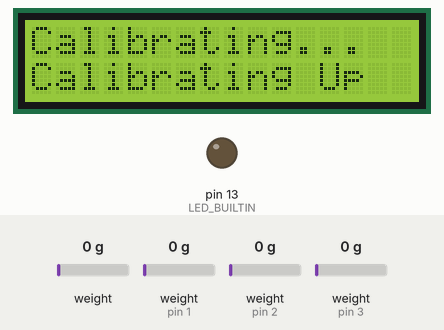
Simulated run of this sketch. Board: Arduino Leonardo, built with avr-gcc and run on an emulated ATmega32U4. Parts: 16×2 character LCD, output pins drawn as LEDs (lit = HIGH). The inputs (shaded band) are chosen by the test bench; at power-on: weight on the scale 0 g, weight on the scale (sensors on pin 1, pin 2, pin 3) 0 g. USB keyboard and mouse output is not drawn; what the sketch prints to the serial monitor is not drawn.

Above: at 0.6 s.
At 32.0 s:
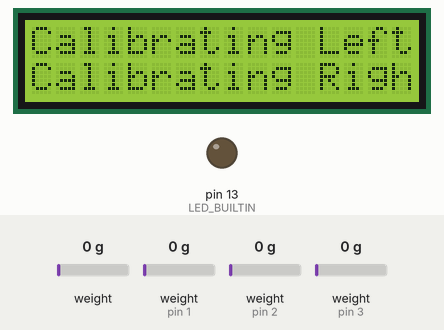
32.1 s: weight on the scale (sensor 0) set to 19 g
At 41.3 s:
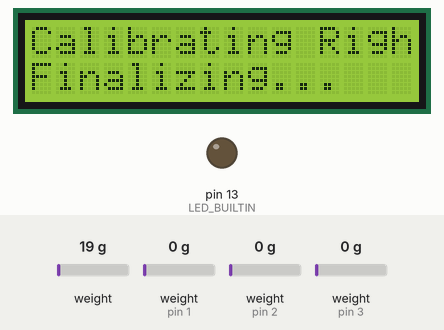
46.0 s: weight on the scale (sensor 0) set to 23 g
At 46.9 s:
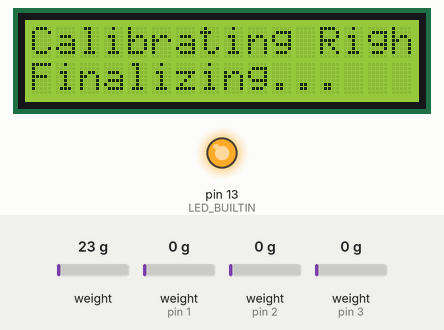
Timing chart, 0 to 49.0 s (numbered marks = the images above; inputs shaded):
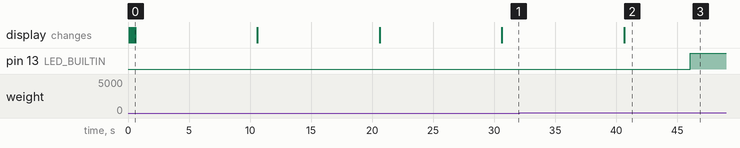

The sketch:

ddr.ino
```cpp
#include <LiquidCrystal.h>
#include <HID-Project.h>
#include <HX711.h>

// CONFIG

#define DEBUG 1

// Gamepad button ID
const byte BUTTON_UP = 1;
const byte BUTTON_DOWN = 2;
const byte BUTTON_LEFT = 3;
const byte BUTTON_RIGHT = 4;

// Load cell pins
// NB: DOUT pins need interrupts
const byte LC_UP_DOUT = 1;
const byte LC_UP_SCK = A3;
const byte LC_DOWN_DOUT = 0;
const byte LC_DOWN_SCK = A2;
const byte LC_LEFT_DOUT = 2;
const byte LC_LEFT_SCK = A4;
const byte LC_RIGHT_DOUT = 3;
const byte LC_RIGHT_SCK = A5;

// Loadcell params
const float LC_THRESHOLD = 9000;

// LCD            RS,E,d4,d5,d6,d7
LiquidCrystal lcd(8, 9, 4, 5, 6, 7);

// END CONFIG

// Pad
class Pad {
  private:
    String text;
    byte lc_dout;
    byte lc_sck;
    HX711 hx711;
    long step_threshold = 0;
    byte button_id;
    bool is_pressed = false;
  public:
    Pad(String text, byte button_id, byte lc_dout, byte lc_sck);
    void begin();
    String name();
    void calibrate();
    void handle();
    void press();
    void release();
    bool isPressed();
    HX711 lc();
};

Pad::Pad(String text, byte button_id, byte lc_dout, byte lc_sck) : text(text), button_id(button_id), lc_dout(lc_dout), lc_sck(lc_sck) {
}

void Pad::begin() {
  hx711.begin(lc_dout, lc_sck);
}

String Pad::name() {
  return text;
}

void Pad::handle() {
  long reading = hx711.get_value();
  if (reading > LC_THRESHOLD || reading < -LC_THRESHOLD) {
    press();
  } else {
    release();
  }
  Gamepad.write();
}

HX711 Pad::lc() {
  return hx711;
}

void Pad::calibrate() {
    hx711.tare(100);

    //long max_val = 0;
    //for (byte i = 0; i < 100; i++) {
    //  long reading = hx711.get_value();
    //  if (reading > max_val) {
    //    max_val = reading;
    //  }
    //}
    //step_threshold = max_val * LC_THRESHOLD;
}

void Pad::press() {
  if (!is_pressed) {
    Gamepad.press(button_id);
    digitalWrite(LED_BUILTIN, HIGH);
    is_pressed = true;
    Gamepad.write();
  }
}

void Pad::release() {
  if (is_pressed) {
    Gamepad.release(button_id);
    digitalWrite(LED_BUILTIN, LOW);
    is_pressed = false;
    Gamepad.write();
  }
}

bool Pad::isPressed() {
  return is_pressed;
}

Pad up("Up", BUTTON_UP, LC_UP_DOUT, LC_UP_SCK);
Pad down("Down", BUTTON_DOWN, LC_DOWN_DOUT, LC_DOWN_SCK);
Pad left("Left", BUTTON_LEFT, LC_LEFT_DOUT, LC_LEFT_SCK);
Pad right("Right", BUTTON_RIGHT, LC_RIGHT_DOUT, LC_RIGHT_SCK);

const byte NUM_PADS = 4;
const Pad *all_pads[] = {&up, &down, &left, &right};

const byte LCD_UP = 0;
const byte LCD_DOWN = 1;
const byte LCD_LEFT = 127;
const byte LCD_RIGHT = 126;

const uint8_t up_char[] = {
  0b00000,
  0b00100,
  0b01110,
  0b10101,
  0b00100,
  0b00100,
  0b00000,
  0b00000,
};
const uint8_t down_char[] = {
  0b00000,
  0b00100,
  0b00100,
  0b10101,
  0b01110,
  0b00100,
  0b00000,
  0b00000,
};

// Debug print. Try Serial if avail, otherwise print to LCD
void dPrint(String msg) {
  static char buffer[17]; // 16 col LCD + null byte

#if DEBUG == 1
  if (Serial) {
    Serial.println(msg);
  }
#endif

  lcd.clear();
  lcd.setCursor(0, 0);
  lcd.print(buffer);
  lcd.setCursor(0, 1);
  lcd.print(msg);
  msg.toCharArray(buffer, 17);
}

// Call if unrecoverable failure
void die() {
  while(true){
    digitalWrite(LED_BUILTIN, HIGH);
    delay(75);
    digitalWrite(LED_BUILTIN, LOW);
    delay(75);
  }
}

bool selfTest() {
  for (byte i = 0; i < NUM_PADS; i++) {
    Pad *pad = all_pads[i];
    if (pad->lc().wait_ready_timeout(1000, 100)) {
      long reading = pad->lc().get_value();
      String output = "LC ";
      output += pad->name();
      output += " : ";
      output += reading;
      dPrint(output);
    } else {
      String output = pad->name();
      output += " Failed Test";
      dPrint(output);
      return false;
    }
  }
  return true;
}

// Calibrate all
void calibrate() {
  for (byte i = 0; i < NUM_PADS; i++) {
    dPrint("Calibrating " + all_pads[i]->name());
    all_pads[i]->calibrate();
  }
}

// HACK?: I think this is the only way of binding ISFs
void handleUp() {
  up.handle();
}
void handleDown() {
  down.handle();
}
void handleLeft() {
  left.handle();
}
void handleRight() {
  right.handle();
}

void printArrows() {
  bool changed = false;
  static bool prev_state[NUM_PADS];
  char arrow;
  for (byte i = 0; i < NUM_PADS; i++) {
    if (i == 0) { // Up
      lcd.setCursor(14, 0);
      arrow = LCD_UP;
    } else if (i == 1) { // Down
      lcd.setCursor(14, 1);
      arrow = LCD_DOWN;
    } else if (i == 2) { // Left
      lcd.setCursor(13, 1);
      arrow = LCD_LEFT;
    } else if (i == 3) { // Right
      lcd.setCursor(15, 1);
      arrow = LCD_RIGHT;
    }
    bool pressed = all_pads[i]->isPressed();
    if (prev_state[i] != all_pads[i]->isPressed()) { // If state changed
      prev_state[i] = pressed;
      if (pressed) {
        lcd.write(arrow);
      } else {
        lcd.write(32); // Blank char
      }
    }
  }
}

void menu() {
  return;
}

void setup() {
  pinMode(LED_BUILTIN, OUTPUT);
  // Backlight off
  //pinMode(10, OUTPUT);
  //digitalWrite(10, LOW);

  Serial.begin(9600); // Debugging
  lcd.begin(16, 2); // 16x2 1602 LCD

  dPrint("Initializing...");
  // Delay to open serial for debugging
  //delay(10000);

  Gamepad.begin();
  for (byte i = 0; i < NUM_PADS; i++) {
    all_pads[i]->begin();
  }

  dPrint("Self Test...");
  if (!selfTest()) die();

  dPrint("Calibrating...");
  calibrate();
  dPrint("Finalizing...");

  attachInterrupt(digitalPinToInterrupt(LC_UP_DOUT), handleUp, LOW);
  attachInterrupt(digitalPinToInterrupt(LC_DOWN_DOUT), handleDown, LOW);
  attachInterrupt(digitalPinToInterrupt(LC_LEFT_DOUT), handleLeft, LOW);
  attachInterrupt(digitalPinToInterrupt(LC_RIGHT_DOUT), handleRight, LOW);


  lcd.createChar(0, up_char);
  lcd.createChar(1, down_char);

  dPrint("Ready!");
}

void loop() {
  while(true) {
    int button = analogRead(A0);
    if (button > 960) { // None
    } else if (button < 64) { // Right
      right.press();
    } else if (button < 192) { // Up
      up.press();
    } else if (button < 384) { // Down
      down.press();
    } else if (button < 512) { // Left
      left.press();
    } else if (button < 832) { // Select
      menu();
    }
    // LCD menu stuff here.
    printArrows();
  }
}
```

Measured:
- the behaviour switches between 21 and 22 g on weight on the scale (sensor 0) (found by bisection; images 2 and 3)
- after the input at 46.0 s, pin 13 (LED_BUILTIN): LOW → HIGH after 0.07 s
- what the display in image 0 shows lasts 10.0 s, from 0.6 s to 10.6 s
